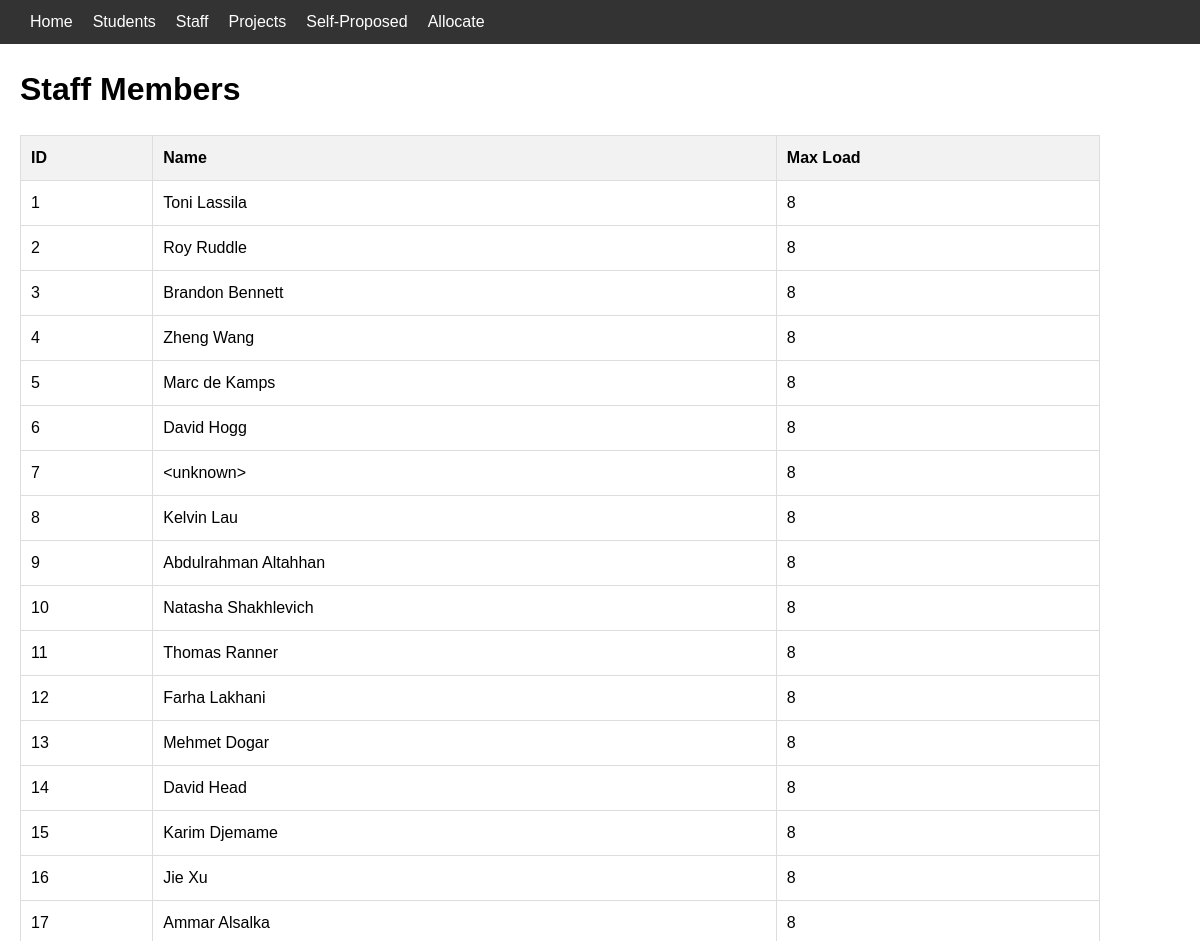
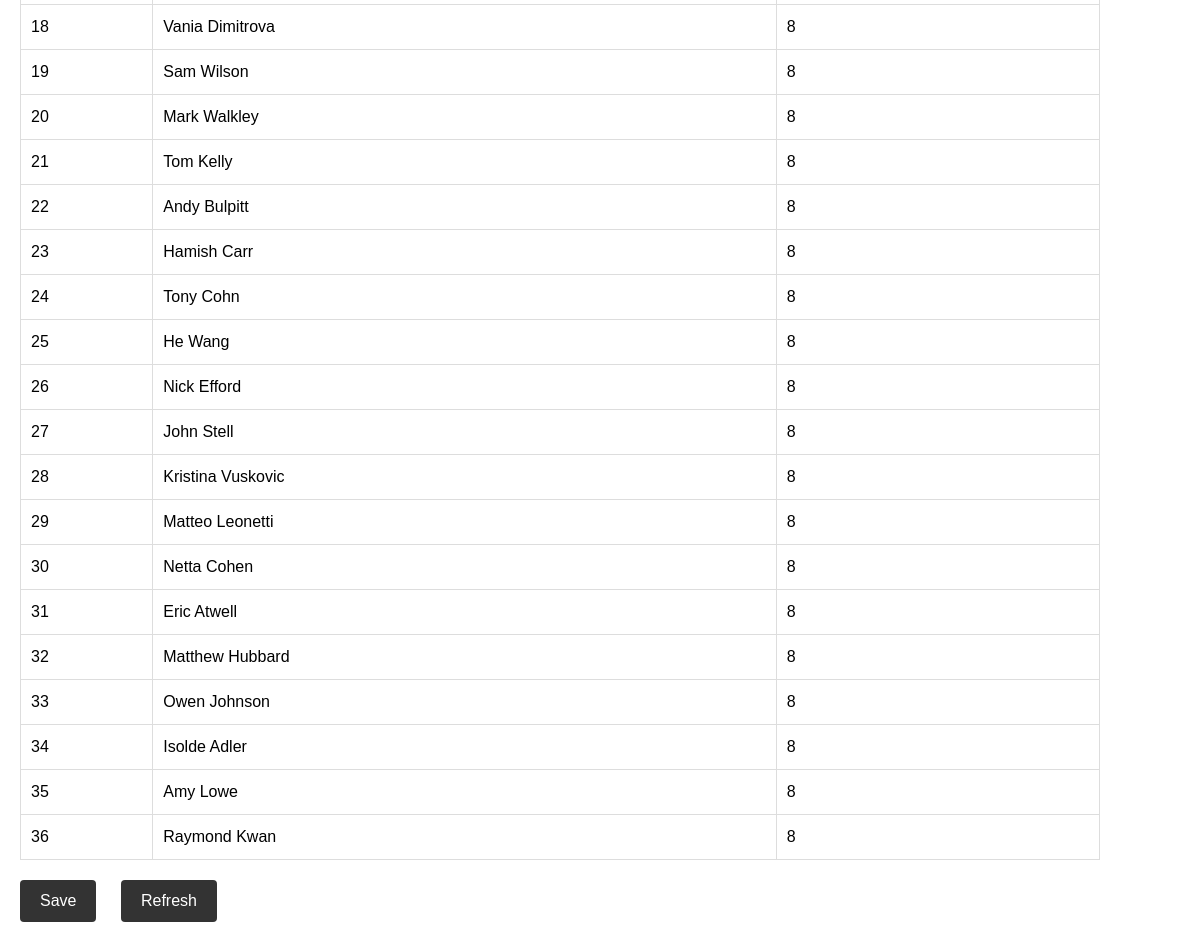
Screenshot of /staff with the database file from the repository (2 pictures, top to bottom).
### app/models.py (models this page shows, shortened)
class Staff(db.Model):
    id = db.Column(db.Integer, primary_key=True)
    name = db.Column(db.String(64), index=True, unique=True)
    max_load = db.Column(db.Integer)
    current_load = db.Column(db.Integer)
    students = db.relationship('Student', backref='staff', lazy='dynamic')
    projects = db.relationship('Project', backref='staff', lazy='dynamic')

### app/routes.py (the view)
@app.route("/staff")
def staff():
    staff = Staff.query.all()
    return render_template('staffTable.html', staff=staff, request=request)

### app/templates/staffTable.html (shortened to what this page needs)
<!DOCTYPE html>
{% extends 'base.html' %}
{% block content %}
    <h1>Staff Members</h1>
    <table id="staff-table">
      <thead>
        <tr>
          <th>ID</th>
          <th>Name</th>
          <th>Max Load</th>
        </tr>
      </thead>
      <tbody>
        {% for member in staff %}
        <tr>
          <td>{{ member.id }}</td>
          <td contenteditable="true">{{ member.name }}</td>
          <td contenteditable="true">{{ member.max_load }}</td>
        </tr>
        {% endfor %}
      </tbody>
    </table>
    <button onclick="save()">Save</button>
    <button onclick="window.location='/staff/refresh'">Refresh</button>
{% endblock %}

### app/templates/base.html (shortened to what this page needs)
<!DOCTYPE html>
<html>
  <head>
  </head>
  <link rel="stylesheet" href="{{ url_for('static', filename='styles.css') }}">
  <body>
    <nav>
      <ul>
        {% if request.path == "/allocationOutput" %}
          <li><a href="/home">Back to Home</a></li>
          <li><a href="/allocationOutput">Allocation Output</a></li>
          <li><a href="/statistics">Statistics</a></li>
        {% elif request.path == "/statistics" %}
          <li><a href="/home">Back to Home</a></li>
          <li><a href="/allocationOutput">Allocation Output</a></li>
          <li><a href="/statistics">Statistics</a></li>
        {% else %}
          <li><a href="/home">Home</a></li>
          <li><a href="/students">Students</a></li>
          <li><a href="/staff">Staff</a></li>
          <li><a href="/projects">Projects</a></li>
          <li><a href="/students/pin">Self-Proposed</a></li>
          <li><a href="/allocationInput">Allocate</a></li>
        {% endif %}
      </ul>
    </nav>
    {% block content %}{% endblock %}
  </body>
</html>

### app/static/styles.css (style rules this page uses)
body { font-family: Arial, sans-serif; font-size: 16px; line-height: 1.5; margin: 0; }
nav { background-color: #333; color: #fff; display: flex; justify-content: space-between; padding: 10px; }
nav a { color: #fff; text-decoration: none; }
nav ul { display: flex; list-style: none; margin: 0; padding: 0; }
nav li { margin-left: 20px; }
h1, h2, h3, h4, h5, h6 { font-weight: bold; margin-left: 20px; }
table { border-collapse: collapse; margin: 20px 0; width: 90%; margin-left: 20px; margin-right: 20px; }
th, td { border: 1px solid #ddd; padding: 10px; }
th { background-color: #f2f2f2; font-weight: bold; text-align: left; }
button { background-color: #333333; border: none; color: #fff; padding: 12px 20px; text-align: center; text-decoration: none; display: inline-block; font-size: 16px; border-radius: 4px; cursor: pointer; margin-left: 20px; margin-bottom: 20px; }

### rows the page displays
Staff: id "1", name "Toni Lassila", max_load "8"
Staff: id "2", name "Roy Ruddle", max_load "8"
Staff: id "3", name "Brandon Bennett", max_load "8"
Staff: id "4", name "Zheng Wang", max_load "8"
Staff: id "5", name "Marc de Kamps", max_load "8"
Staff: id "6", name "David Hogg", max_load "8"
Staff: id "7", name "<unknown>", max_load "8"
Staff: id "8", name "Kelvin Lau", max_load "8"
Staff: id "9", name "Abdulrahman Altahhan", max_load "8"
Staff: id "10", name "Natasha Shakhlevich", max_load "8"
Staff: id "11", name "Thomas Ranner", max_load "8"
Staff: id "12", name "Farha Lakhani", max_load "8"
Staff: id "13", name "Mehmet Dogar", max_load "8"
Staff: id "14", name "David Head", max_load "8"
Staff: id "15", name "Karim Djemame", max_load "8"
Staff: id "16", name "Jie Xu", max_load "8"
Staff: id "17", name "Ammar Alsalka", max_load "8"
Staff: id "18", name "Vania Dimitrova", max_load "8"
Staff: id "19", name "Sam Wilson", max_load "8"
Staff: id "20", name "Mark Walkley", max_load "8"
Staff: id "21", name "Tom Kelly", max_load "8"
Staff: id "22", name "Andy Bulpitt", max_load "8"
Staff: id "23", name "Hamish Carr", max_load "8"
Staff: id "24", name "Tony Cohn", max_load "8"
Staff: id "25", name "He Wang", max_load "8"
Staff: id "26", name "Nick Efford", max_load "8"
Staff: id "27", name "John Stell", max_load "8"
Staff: id "28", name "Kristina Vuskovic", max_load "8"
Staff: id "29", name "Matteo Leonetti", max_load "8"
Staff: id "30", name "Netta Cohen", max_load "8"
Staff: id "31", name "Eric Atwell", max_load "8"
Staff: id "32", name "Matthew Hubbard", max_load "8"
Staff: id "33", name "Owen Johnson", max_load "8"
Staff: id "34", name "Isolde Adler", max_load "8"
Staff: id "35", name "Amy Lowe", max_load "8"
Staff: id "36", name "Raymond Kwan", max_load "8"
